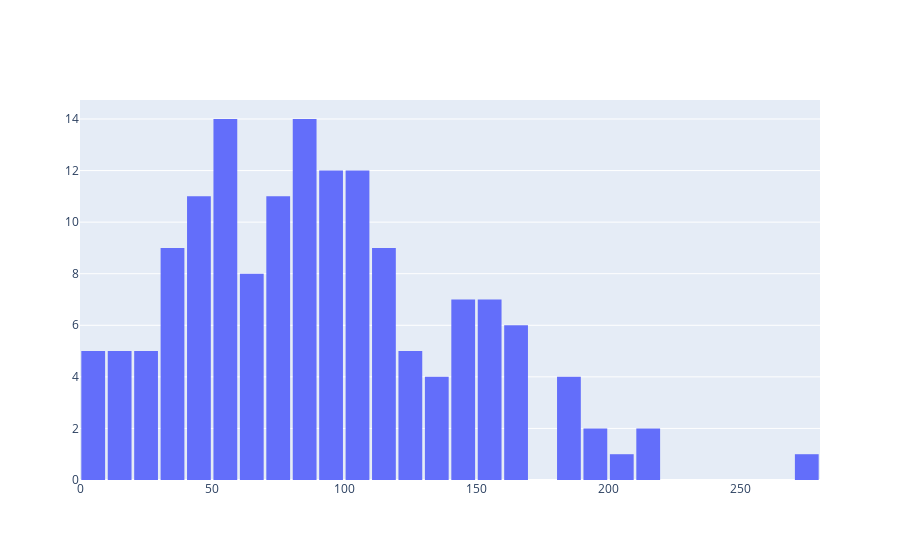

The cell this chart's notebook holds for it:
### Code cell
hist = go.Histogram(x=data['Auckland'], xbins={'size':10}) #xbins：統計區間
fig = go.Figure(hist)
fig.update_layout(bargap=0.1) #讓bar中間有間隙

### Figure 1 — Plotly figure (JSON) as saved in the notebook; plotly's stock layout.template omitted (floating-point values rounded to 4 significant figures; data arrays with more than 128 entries replaced by an {"elided": "..."} marker saying what was removed)
{"data": [{"type": "histogram", "x": {"elided": "154 float values"}, "xbins": {"size": 10}}], "layout": {"bargap": 0.1}}
